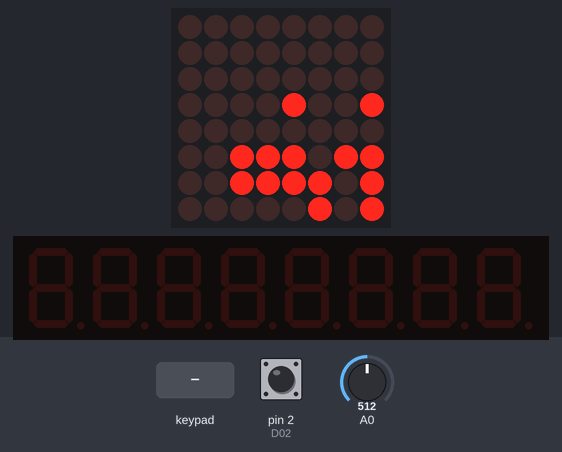
A program run on a simulated Arduino Nano, built with avr-gcc and run on an emulated ATmega328P. Shown: 8×8 LED matrix, 8-digit seven-segment display. Inputs (shaded band) come from the test bench; at power-on: pin 2 (D02) HIGH, A0 = 512. Random numbers use the default seed unless the program sets one.

Above: at 0.5 s.
1.5 s: key '*' pressed
At 2.4 s:
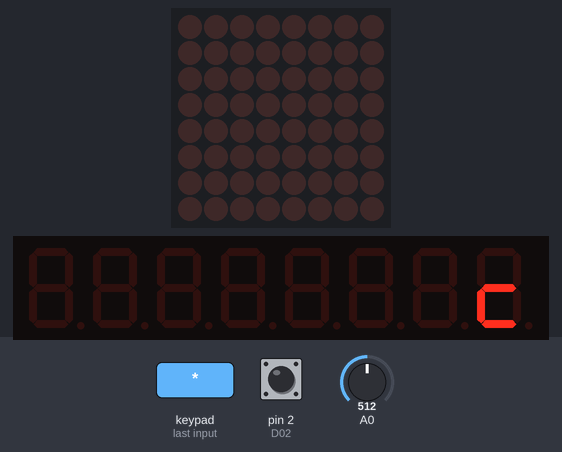
3.0 s: pin 2 (D02) pulled LOW for 3.2 s
At 4.05 s:
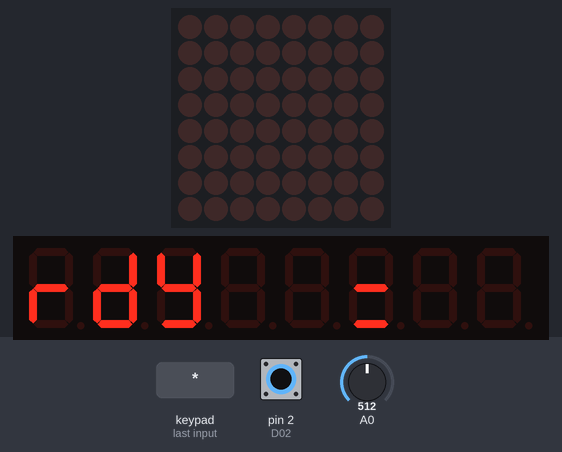
6.8 s: pin 2 (D02) pulled LOW for 3.2 s
At 8.4 s:
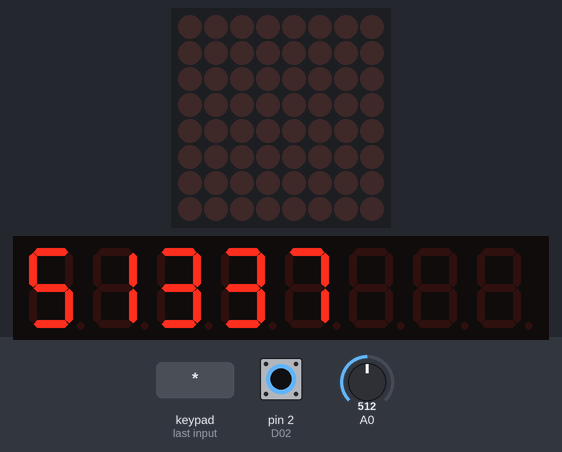
11.5 s: pin 2 (D02) pulled LOW for 3.2 s
At 12.87 s:
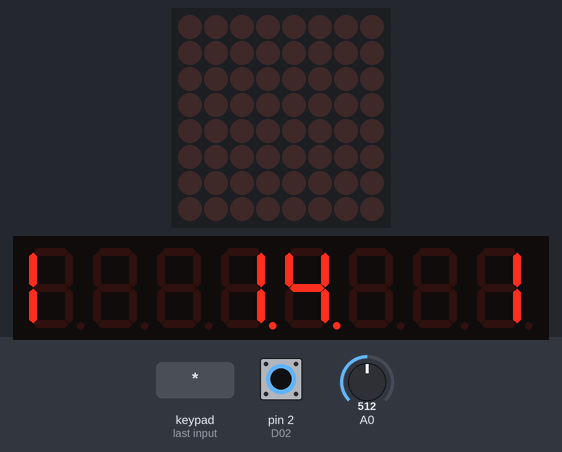
15.3 s: key '1' pressed
At 15.43 s:
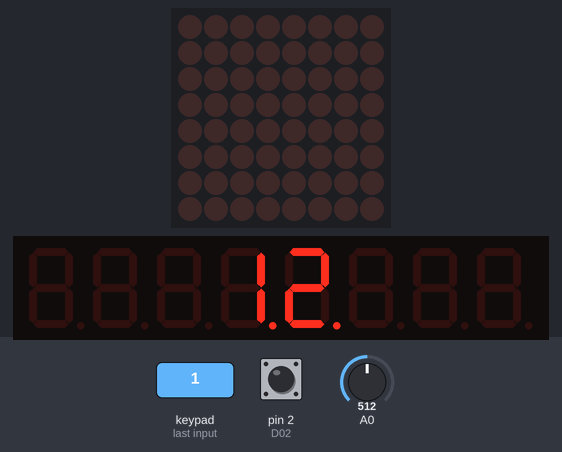

The program:

main.cpp
```cpp
#ifdef TEST
#include <ArduinoFake.h>
void loop() {}
void setup() {}
#else
#include <Arduino.h>
#include <binary.h>
#include <LedControl.h>
#include <Keypad.h>

#include "bombmachine.h"

#define D12 12 //data
#define D11 11 //cs
#define D10 10 //clk

#define D09 9 //1
#define D08 8 //
#define D07 7 //

#define D06 6 //
#define D05 5 //
#define D04 4 //
#define D03 3 //

#define D02 2 //Button

#define Button D02

#define A7    //
#define A6    //
#define A5 19 //
#define A4    //

//data / clk / cs
LedControl lc = LedControl(D12, D10, D11, 1);

const byte ROWS = 4; //four rows
const byte COLS = 3; //three columns
char keys[ROWS][COLS] = {
    {'1', '2', '3'},
    {'4', '5', '6'},
    {'7', '8', '9'},
    {'*', '0', '#'}};
byte rowPins[ROWS] = {D06, D05, D04, D03}; //connect to the row pinouts of the keypad
byte colPins[COLS] = {D09, D08, D07};      //connect to the column pinouts of the keypad

Keypad keypad = Keypad(makeKeymap(keys), rowPins, colPins, ROWS, COLS);

BombMachine bomb = BombMachine("8715003*", nullptr);

unsigned long tickResolution = 100; //ms
unsigned long lastTickUpdate = 0;

void setup()
{
  delay(100); //boot
  //wakeup call
  lc.shutdown(0, false);
  //Set the brightness to a high values
  lc.setIntensity(0, 14);
  //and clear the display
  lc.clearDisplay(0);

  //initialize button
  pinMode(Button, INPUT);
  //pullup
  digitalWrite(Button, 1);
  pinMode(A5, OUTPUT);

  //improve random
  randomSeed(analogRead(0));
  delay(50);
  for (int i = 0; i < analogRead(0); i++)
    random();
}

bool handleKeypad();
bool handleButton();
void handleDisplay(unsigned long, bool);
void handleSpeaker();

void loop()
{
  //tone(A5, 6000, 1000);
  //analogWrite(A5, 1023);
  //analogWrite(A5, 0);

  //char c = keypad.waitForKey();
  //lc.setChar(0, 0, c, false);
  bool keyUpdate = handleKeypad();
  bool buttonUpdate = handleButton();

  bool externalUpdate = keyUpdate || buttonUpdate;

  unsigned long updateMillis = millis();
  handleDisplay(updateMillis, externalUpdate);

  if (updateMillis - lastTickUpdate < tickResolution && !externalUpdate)
    return;

  bomb.tick(updateMillis - lastTickUpdate);
  handleSpeaker();
  lastTickUpdate = updateMillis;
}

void handleSpeaker()
{
  switch (bomb.getState())
  {
  case BombMachine::BombState::PrepareArming:
  case BombMachine::BombState::LockedArming:
  case BombMachine::BombState::Idle:
    //shutdown speaker
    noTone(A5);
    pinMode(A5, OUTPUT);
    analogWrite(A5, 0);
    break;
  case BombMachine::BombState::Armed:
  {
    /*unsigned long actual = total - remaining;
    long freq = map(actual, 0, total, 0, 65535);
    if (freq > 100)
    {
      tone(A5, freq);
    }
    else
    {

      pinMode(A5, OUTPUT);
      analogWrite(A5, 255);
    }*/
    noTone(A5);
    analogWrite(A5, 255);

    break;
  }
  case BombMachine::BombState::PrepareDisarming:
  {
    break;
  }
  case BombMachine::BombState::Arming:
  case BombMachine::BombState::Disarming:
  {
    break;
  }
  case BombMachine::BombState::LockedDisarming:
  {
    break;
  }
  case BombMachine::BombState::Disarmed:
  {
    break;
  }
  case BombMachine::BombState::Exploded:
  {
    tone(A5, 50);
    break;
  }
  default:
    break;
  }
}

bool handleKeypad()
{
  if (keypad.getKeys()) //something changed
  {
    for (int i = 0; i < LIST_MAX; i++)
    {
      if (keypad.key[i].kstate == PRESSED && keypad.key[i].stateChanged)
      {
        //lc.setChar(0, 0, keypad.key[i].kchar, false);
        bomb.inputKey(keypad.key[i].kchar);
        return true;
      }
    }
  }
  return false;
}

bool previousButtonState = false;
bool buttonDebounce = false;
unsigned long buttonHoldTime = 1000;
unsigned long lastButtonChange = 0;
bool handleButton()
{
  bool buttonPress = !digitalRead(D02); //LOW active
  //debounce button change
  if (buttonPress != previousButtonState)
  {
    previousButtonState = buttonPress;
    if (buttonPress)
    {
      buttonDebounce = false;
      lastButtonChange = millis();
      //bomb.pressButton();
      //return true;
    }
  }
  else
  {
    //no change but maybe we hold the button
    if (buttonPress && millis() - lastButtonChange > buttonHoldTime && !buttonDebounce)
    {
      buttonDebounce = true;
      bomb.pressButton();
      return true;
    }
  }
  return false;
}

unsigned long lastDisplayUpdate = 0;
unsigned long displayUpdateResolution = 2000;
unsigned long animationSpeed = 250;

inline void animateIdle();
inline void animateDisarmed();
inline void animateExploded();
inline void animateArmed();
inline void animateLocked();

void handleDisplay(unsigned long updateMillis, bool forceUpdate)
{
  //todo handle animations

  bool inAnimation =
      bomb.getState() == BombMachine::BombState::Idle ||
      bomb.getState() == BombMachine::BombState::Disarmed ||
      bomb.getState() == BombMachine::BombState::Exploded ||
      bomb.getState() == BombMachine::BombState::Armed ||
      bomb.getState() == BombMachine::BombState::LockedArming ||
      bomb.getState() == BombMachine::BombState::LockedDisarming;

  if (updateMillis - lastDisplayUpdate < displayUpdateResolution && !forceUpdate && !inAnimation)
    return;
  if (inAnimation && updateMillis - lastDisplayUpdate < animationSpeed && !forceUpdate)
    return;
  lastDisplayUpdate = updateMillis;

  switch (bomb.getState())
  {
  case BombMachine::BombState::Idle:
  {
    animateIdle();
    break;
  }
  case BombMachine::BombState::PrepareArming:
  case BombMachine::BombState::PrepareDisarming:
  {
    lc.clearDisplay(0);
    unsigned int strikes = bomb.getStrikeCount();

    const char *code = bomb.getBombCode();
    for (unsigned int i = 0; i < bomb.getBombCodeSize(); i++)
    {
      lc.setChar(0, 7 - i, code[i], strikes > i);
    }
    for (unsigned int i = bomb.getBombCodeSize(); i < 7; i++)
    {
      lc.setChar(0, 7 - i, ' ', strikes > i);
    }
    break;
  }
  case BombMachine::BombState::Disarming:
  case BombMachine::BombState::Arming:
  {
    lc.clearDisplay(0);

    const char *code = bomb.getKeyBuffer();
    for (int i = 0; i < bomb.getKeyPosition(); i++)
    {
      lc.setChar(0, 7 - i, code[i], true);
    }
    break;
  }
  case BombMachine::BombState::Configuring:
  {
    lc.clearDisplay(0);
    const char *code = bomb.getKeyBuffer();
    for (int i = 0; i < bomb.getKeyPosition(); i++)
    {
      lc.setChar(0, 7 - i, code[i], true);
    }
    lc.setChar(0, 0, 'C', false);
    break;
  }
  case BombMachine::BombState::Configuration:
  {
    lc.clearDisplay(0);
    const char *code = bomb.getKeyBuffer();
    for (int i = 0; i < bomb.getKeyPosition(); i++)
    {
      lc.setChar(0, 7 - i, code[i], true);
    }
    break;
  }
  case BombMachine::BombState::Armed:
  {
    animateArmed();
    break;
  }
  case BombMachine::BombState::Disarmed:
  {
    animateDisarmed();
    break;
  }
  case BombMachine::BombState::Exploded:
  {
    animateExploded();
    break;
  }
  case BombMachine::BombState::LockedArming:
  case BombMachine::BombState::LockedDisarming:
  {
    animateLocked();
    break;
  }
  default:
  {
    for (int i = 0; i < 8; i++)
      lc.setChar(0, i, 'U', true);
    break;
  }
  }
}

unsigned int idleAnimStep = 0;
const static byte idleAnimScrollStates[] = {
    B00000000, //off

    B00001001, //mid+bottom
    B01000001, //mid+top

    B01000011, //left+top
    B00001101, //left+bottom

    B00011001, //right+bottom
    B01100001, //right+top
};

inline void animateIdle()
{
  animationSpeed = 100;

  lc.setRow(0, 7, B00000101); //r
  lc.setRow(0, 6, B00111101); //d
  lc.setRow(0, 5, B00111011); //y

  lc.setRow(0, 4, idleAnimScrollStates[idleAnimStep == 0 ? 3 : idleAnimStep == 1 ? 4 : 0]);
  lc.setRow(0, 3, idleAnimScrollStates[idleAnimStep == 2 ? 1 : idleAnimStep == 9 ? 2 : 0]);
  lc.setRow(0, 2, idleAnimScrollStates[idleAnimStep == 3 ? 1 : idleAnimStep == 8 ? 2 : 0]);
  lc.setRow(0, 1, idleAnimScrollStates[idleAnimStep == 4 ? 1 : idleAnimStep == 7 ? 2 : 0]);
  lc.setRow(0, 0, idleAnimScrollStates[idleAnimStep == 5 ? 5 : idleAnimStep == 6 ? 6 : 0]);

  idleAnimStep = (idleAnimStep + 1) % 10;
}

inline void animateDisarmed()
{
  for (int i = 0; i < 8; i++)
  {
    lc.setChar(0, i, 'D', true);
  }
}
inline void animateExploded()
{
  for (int i = 0; i < 8; i++)
    lc.setChar(0, i, 'E', true);
}
unsigned int armedAnimStep = 0;
const static byte armedAnimStatesLeft[] = {
    B01000010,
    B00000000,
    B00011000,
    B00000000,
};
const static byte armedAnimStatesRight[] = {
    B01100000,
    B00000000,
    B00001100,
    B00000000,
};
inline void animateArmed()
{
  animationSpeed = 100;

  unsigned long remBombTime = bomb.getRemainingBombTime() / 1000UL;
  unsigned long min = remBombTime / 60;
  unsigned long sec = remBombTime % 60;

  if (min == 0 && sec == 0)
  {
    lc.setDigit(0, 5, (byte)0, false);
    lc.setDigit(0, 4, (byte)0, true);
    lc.setDigit(0, 3, (byte)0, false);
    lc.setDigit(0, 2, (byte)0, false);

    lc.setChar(0, 0, '-', false);
    lc.setChar(0, 1, '-', false);
    lc.setChar(0, 6, '-', false);
    lc.setChar(0, 7, '-', false);
  }
  else
  {

    lc.setDigit(0, 5, (byte)min / 10, false);
    lc.setDigit(0, 4, (byte)min % 10, true);
    lc.setDigit(0, 3, (byte)sec / 10, false);
    lc.setDigit(0, 2, (byte)sec % 10, false);

    lc.setRow(0, 7, armedAnimStatesLeft[armedAnimStep]);
    lc.setRow(0, 6, armedAnimStatesLeft[armedAnimStep + 1]);
    lc.setRow(0, 1, armedAnimStatesRight[armedAnimStep + 1]);
    lc.setRow(0, 0, armedAnimStatesRight[armedAnimStep]);

    armedAnimStep = ((armedAnimStep + 1) % 2);
  }
}

unsigned int lockedAnimStep = 0;
const static byte lockedAnimStates[] = {
    B00000000, //off
    B00000110, //left
    B00000111, //left+mid
    B00110000, //right
    B00110001, //right+mid
    B00000001,
};
inline void animateLocked()
{
  animationSpeed = 250;
  //lockdown in seconds
  unsigned long lockDownTime = bomb.getRemainingActionTime();
  if (lockDownTime < 1000 && lockDownTime > 0)
  {
    lockDownTime = 0;
  }
  else if (lockDownTime > 1000)
  {
    lockDownTime /= 1000UL;
  } else {
    lockDownTime = 0;
  }

  lc.setRow(0, 0, lockedAnimStep == 0 ? lockedAnimStates[0] : lockedAnimStep > 1 ? lockedAnimStates[4] : lockedAnimStates[3]); //right

  lc.setRow(0, 1, lockedAnimStep == 0 ? lockedAnimStates[0] : lockedAnimStep >= 2 ? lockedAnimStates[5] : lockedAnimStates[0]);
  lc.setRow(0, 2, lockedAnimStep == 0 ? lockedAnimStates[0] : lockedAnimStep >= 3 ? lockedAnimStates[5] : lockedAnimStates[0]);

  lc.setDigit(0, 3, lockDownTime % 10UL, true);
  lc.setDigit(0, 4, (lockDownTime / 10UL) % 10UL, true);

  lc.setRow(0, 5, lockedAnimStep == 0 ? lockedAnimStates[0] : lockedAnimStep >= 3 ? lockedAnimStates[5] : lockedAnimStates[0]);
  lc.setRow(0, 6, lockedAnimStep == 0 ? lockedAnimStates[0] : lockedAnimStep >= 2 ? lockedAnimStates[5] : lockedAnimStates[0]);

  lc.setRow(0, 7, lockedAnimStep == 0 ? lockedAnimStates[0] : lockedAnimStep > 1 ? lockedAnimStates[2] : lockedAnimStates[1]); //left

  lockedAnimStep = (lockedAnimStep + 1) % 4;
}

#endif
```

Measured:
- after the input at 3.0 s, the display: changes after 1.0 s (image 2)
- after the input at 11.5 s, the display: first changes after 1.0 s (image 4 shows a later state)
- what the display in image 3 shows lasts 2.0 s, from 7.8 s to 9.8 s
